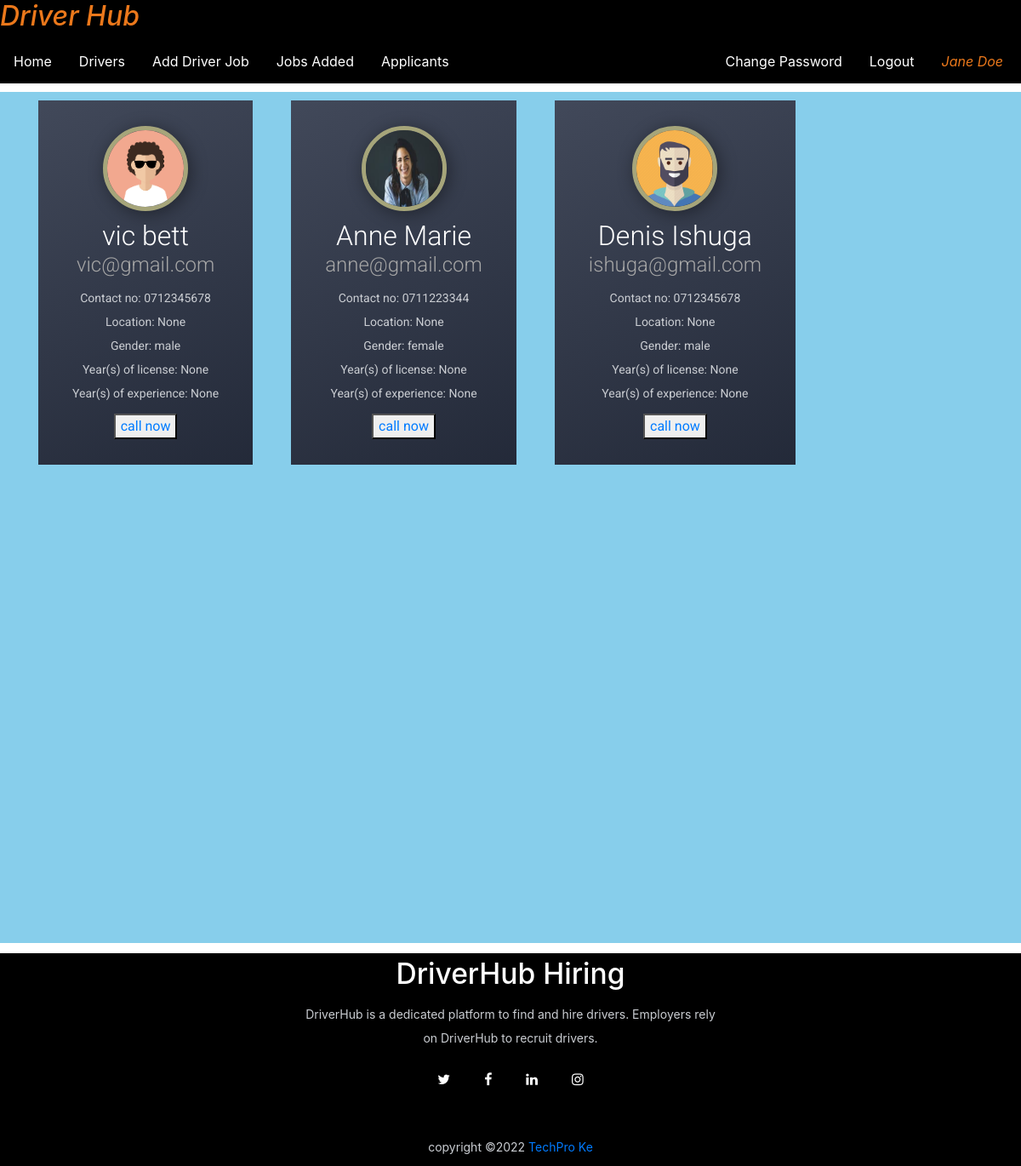
The page /drivers (signed in) on the database as committed earlier.
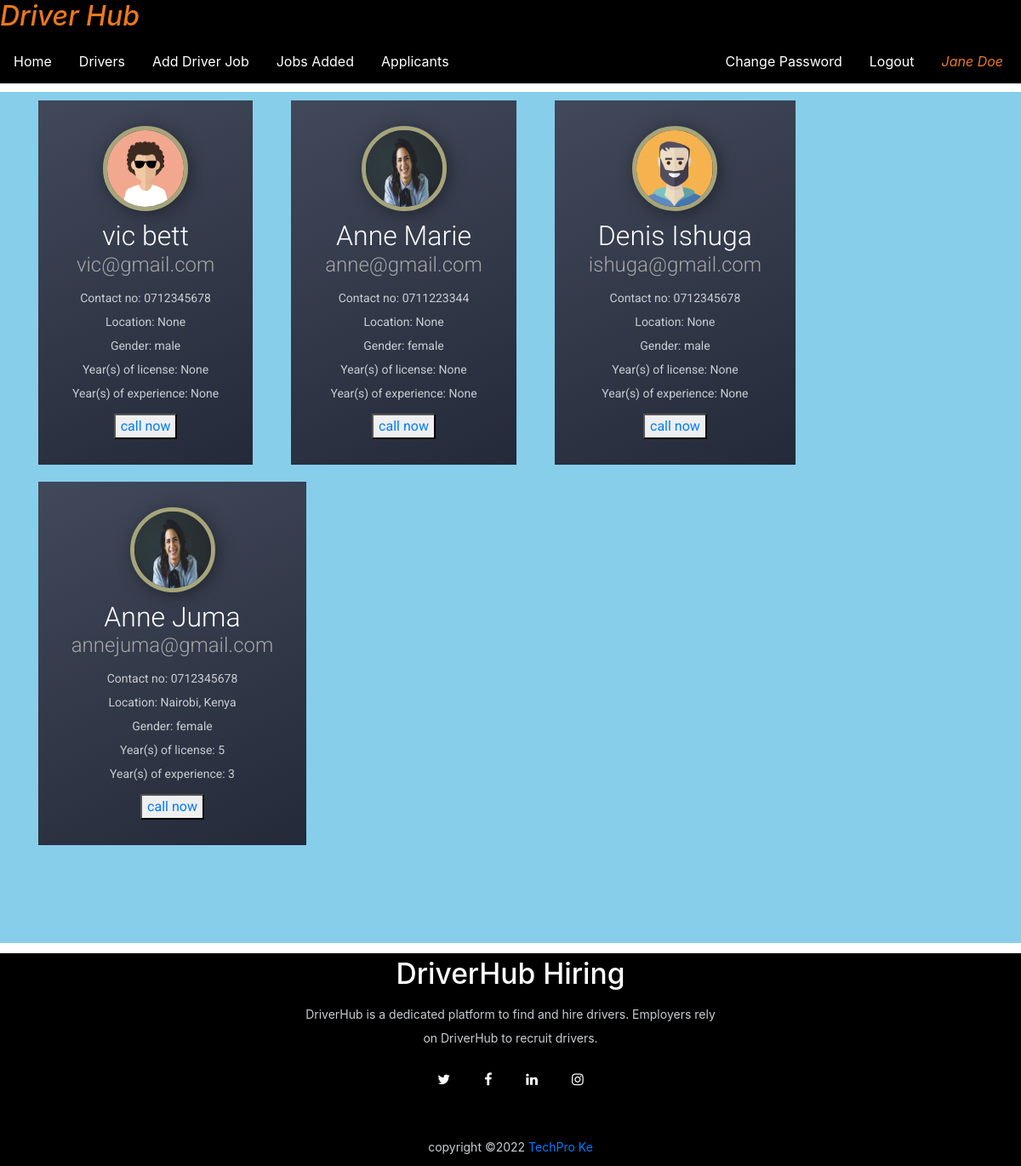
The same page on the database as committed later.
### driverjob/models.py (models this page shows, shortened)
class DriverUser(models.Model):
    user=models.ForeignKey(User,on_delete=models.CASCADE)
    mobile = models.CharField(max_length=15, null= True)
    yearsoflicense = models.CharField(max_length=15, null= True)
    yearsofexperience = models.CharField(max_length=15, null= True)
    location = models.CharField(max_length=100, null= True)
    image = models.FileField(null=True)
    gender =models.CharField(max_length=10, null=True)
    type =models.CharField(max_length=15, null=True)

### driverjob/views.py (the view)
# urls.py: path('drivers', drivers, name="drivers"),
def drivers(request):
    if not request.user.is_authenticated:
        return redirect('employer_login')
    data = DriverUser.objects.all()
    d = {'data':data}
    return render(request, 'drivers.html',d)

### driverjob/templates/drivers.html (shortened to what this page needs)
{% load static %}
{% block body %}
{% include 'employer_navigation.html' %}
<link rel="stylesheet" href="{% static 'css/style.css'%}">
<link rel="stylesheet" href="{% static 'css/style3.css'%}">
<div style="background-color: skyblue;height: 1000px; margin-top: 10px;">
    {% for i in data %}
    <div style="float:left;margin-left: 35px; margin-right: 10px; ">
        <figure class="snip1390"><img src="{{i.image.url}}" height="100" width="100" alt="profile-sample6" class="profile" />
       <figcaption>
         <h2>{{i.user.first_name}} {{i.user.last_name}}</h2>
         <h4>{{i.user.username}}</h4>
         <p>
        Contact no:    {{i.mobile}} <br>
         Location:   {{i.location}} <br>
          Gender:  {{i.gender}} <br>
          Year(s) of license:  {{i.yearsoflicense}} <br>
          Year(s) of experience:  {{i.yearsofexperience}}
         </p>
         <button ><a style="text-decoration: none;" href="tel:{{i.mobile}}">call now </a></button>
       </figcaption>
     </figure>
    </div>
{% endfor %}
</div>
{% include 'footer.html' %}
{% endblock %}

Rows that differ between the two databases and show on the page:
added DriverUser: image (picture), user.first_name "Anne", user.last_name "Juma", user.username "annejuma@gmail.com", mobile "0712345678", location "Nairobi, Kenya", gender "female", yearsoflicense "5", yearsofexperience "3"
